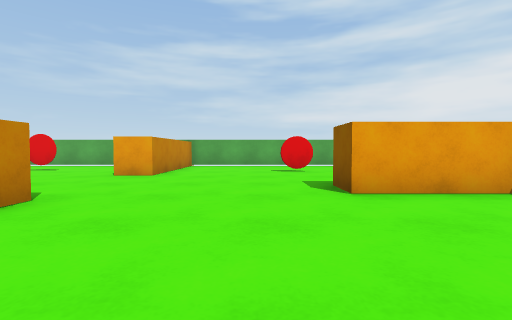
[1] (above)

14 first-person views from a walk through a scene from a Unity 3-D project. The camera is 0.66 m above the floor, tilts 2° down and sees 85° across. The floor is counted in squares, 1 m on a side. Each view is taken from the middle of a square. On the plan, view 1 faces up. The plan holds only what a view shows up to about 9 squares ahead; the rest is blank. The player character is not drawn.

[2]
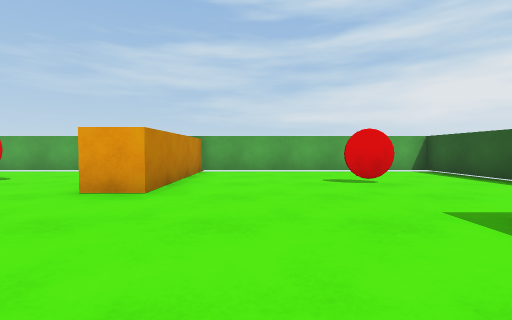

[3]
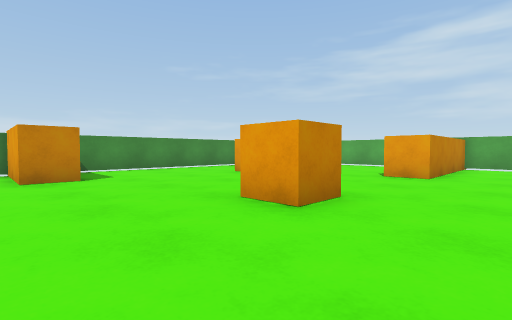

[4]
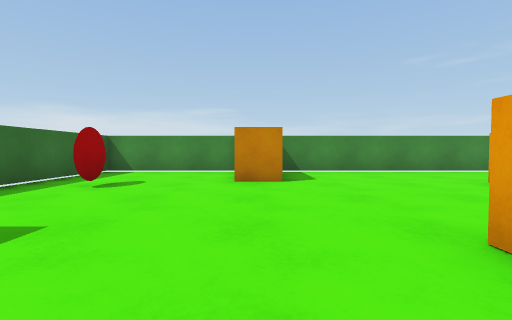

[5]
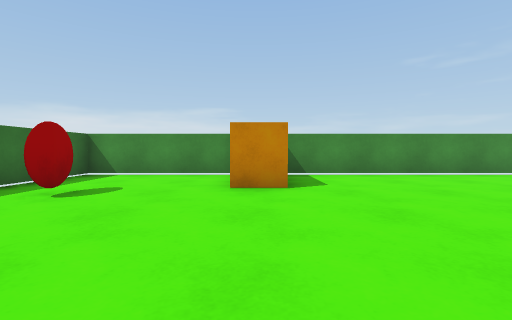

[6]
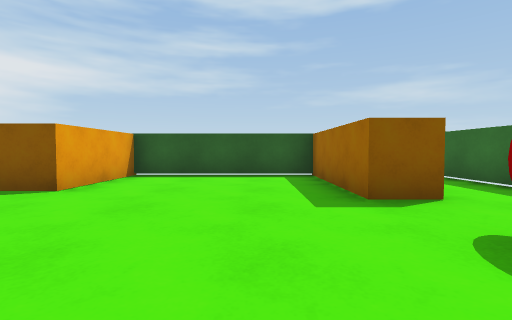

[7]
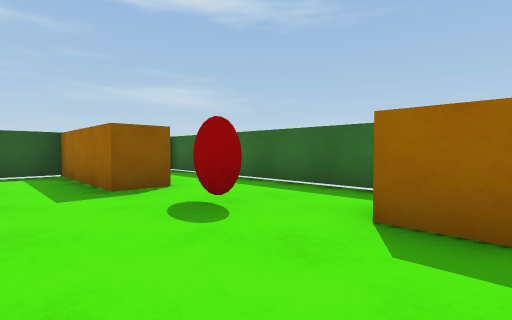

[8]
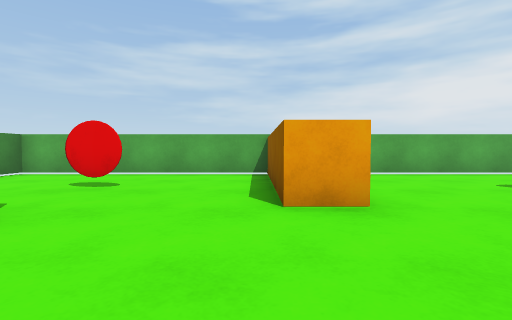

[9]
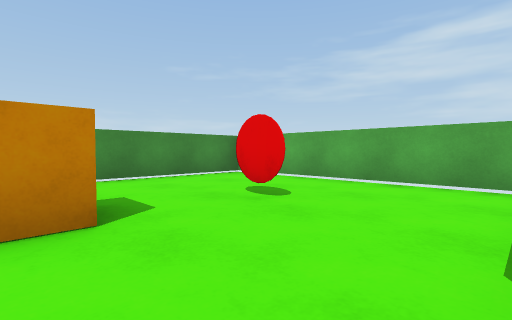

[10]
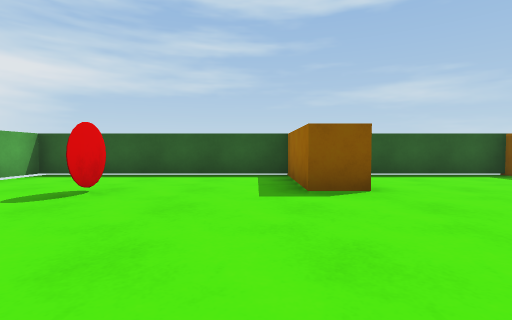

[11]
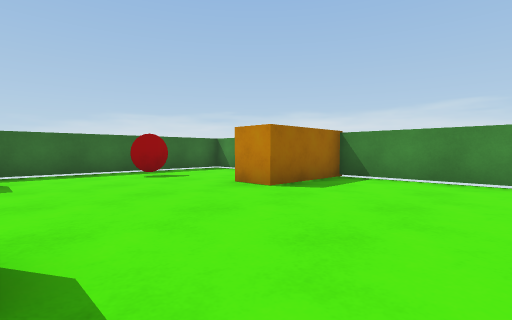

[12]
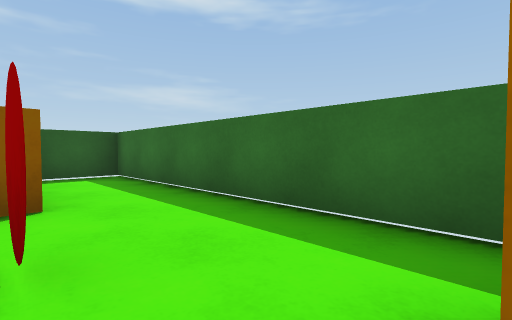

[13]
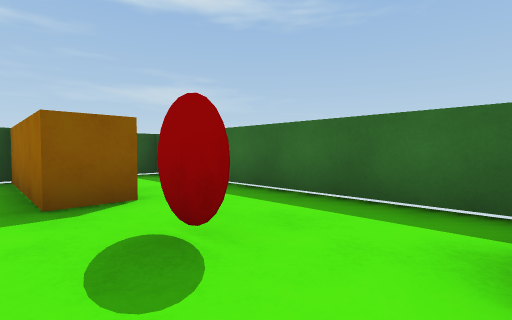

[14]
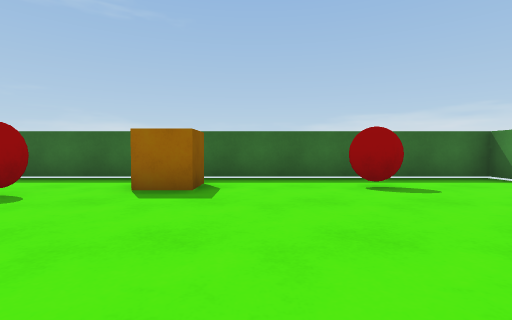

### Floor plan
Points are (right, up) in squares from view 1. A wall is a line through its corners. A room is listed if a view was taken in it or the views show most of it. See-through windows are left out.
Room 1 (views 1, 2, 3, 4, 5, 6, 7, 8, 9, 10, 11, 12, 13, 14)
walls: (-1.7, -1.1) (-0.7, -1.1); (-6.3, 8.9) (-7.4, 8.9); (1.1, 8.5) (0.6, 8.6); (-6.9, 8.8) (-7.4, 8.9); (1.7, 8.5) (0.7, 8.5); (0.7, -1.5) (0.7, -0.5) (4.3, -0.5) (4.3, 4.2) (1.4, 4.2) (1.4, 5.2) (4.3, 5.2) (4.3, 11.6) (-2.7, 11.6) (-2.7, 7.2) (-3.7, 7.2) (-3.7, 11.4); (-7.1, -2) (-6.6, -2.1); (-7.7, -2) (-6.7, -2); (-3.6, 11.6) (-10.4, 11.6) (-10.4, 1.6) (-7.8, 1.6) (-7.8, 0.6) (-10.4, 0.6) (-10.4, -3.5) (4.3, -3.5) (4.3, -1.9)
objects: orange cube (-7, 6); orange cube (-4, -2) to (-3, -2); orange cube (-4, 3) to (-3, 3)

Positions as (right, up) in squares from view 1, and headings:
1: (0, 0), facing up
2: (-1, 3), facing up
3: (-1, 0), facing up-left
4: (-2, 1), facing left
5: (-3, 1), facing left
6: (-3, 1), facing right
7: (-4, 1), facing down-right
8: (-4, 4), facing up
9: (-4, 6), facing up-left
10: (-3, 6), facing right
11: (-4, 5), facing down-left
12: (-3, -1), facing down-right
13: (-3, 0), facing down-right
14: (-5, 3), facing down
